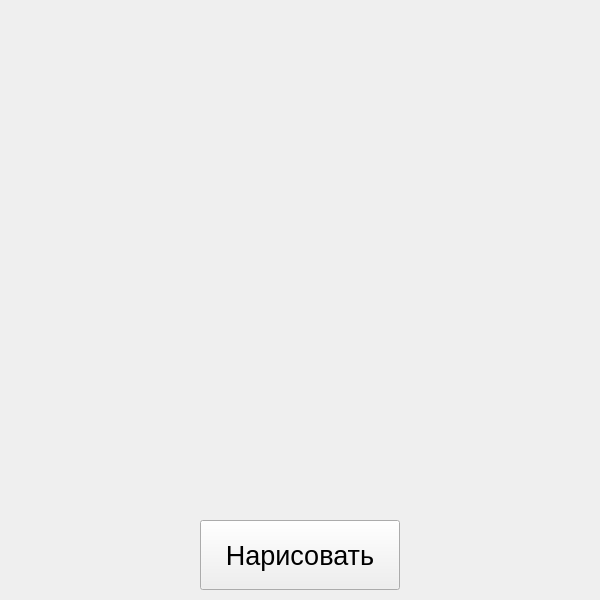
<?xml version="1.0" encoding="UTF-8"?>
<ui version="4.0">
 <class>MainWindow</class>
 <widget class="QMainWindow" name="MainWindow">
  <property name="geometry">
   <rect>
    <x>0</x>
    <y>0</y>
    <width>600</width>
    <height>600</height>
   </rect>
  </property>
  <property name="windowTitle">
   <string>MainWindow</string>
  </property>
  <widget class="QWidget" name="centralwidget">
   <widget class="QPushButton" name="drawButton">
    <property name="geometry">
     <rect>
      <x>200</x>
      <y>520</y>
      <width>200</width>
      <height>70</height>
     </rect>
    </property>
    <property name="font">
     <font>
      <pointsize>20</pointsize>
     </font>
    </property>
    <property name="text">
     <string>Нарисовать</string>
    </property>
   </widget>
  </widget>
 </widget>
 <resources/>
 <connections/>
</ui>
